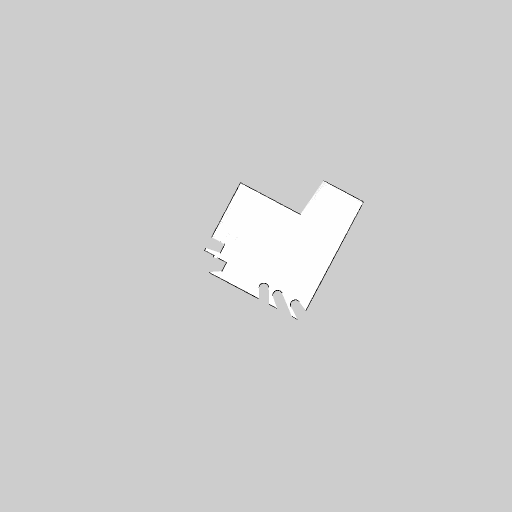
#> input picture robotican_komodo/java/IAEA_Challenge/bin/currmap/test3.pgm, 1024 x 1024 px, given in place of the camera (shown at 1/2 size)
$ python detect_shapes.py   (Python 2 division)   (older library calls are emulated)
#> lines starting #> are read from the running program, lines starting #| are printed output that depends on the picture; after the words box and inside, x2 and y2 are one past the last pixel; in counts of white or black regions, pixels touching at a corner belong together
### robotican_komodo/scripts/shape-detection/pyimagesearch/shapedetector.py
# import the necessary packages
import cv2

class ShapeDetector:
	def __init__(self):
		pass

	def detect(self, c):
		# initialize the shape name and approximate the contour
		shape = "unidentified"
		peri = cv2.arcLength(c, True)
		approx = cv2.approxPolyDP(c, 0.04 * peri, True)

		# if the shape is a triangle, it will have 3 vertices
		if len(approx) == 3:
			shape = "triangle"

		# if the shape has 4 vertices, it is either a square or
		# a rectangle
		elif len(approx) == 4:
			# compute the bounding box of the contour and use the
			# bounding box to compute the aspect ratio
			(x, y, w, h) = cv2.boundingRect(approx)
			ar = w / float(h)

			# a square will have an aspect ratio that is approximately
			# equal to one, otherwise, the shape is a rectangle
			shape = "square" if ar >= 0.95 and ar <= 1.05 else "rectangle"

		# if the shape is a pentagon, it will have 5 vertices
		elif len(approx) == 5:
			shape = "pentagon"

		# otherwise, we assume the shape is a circle
		else:
			shape = "circle"

		# return the name of the shape
		return shape

### robotican_komodo/scripts/shape-detection/detect_shapes.py
# USAGE
# python detect_shapes.py --image shapes_and_colors.png

# import the necessary packages
from pyimagesearch.shapedetector import ShapeDetector
import argparse
import imutils
import cv2
import numpy as np

import time
# construct the argument parse and parse the arguments
#ap = argparse.ArgumentParser()
#ap.add_argument("-i", "--image", required=True,
#	help="path to the input image")
#	args = vars(ap.parse_args())

# load the image and resize it to a smaller factor so that
# the shapes can be approximated better
#image = cv2.imread(args["image"])
#resized = imutils.resize(image, width=300)
#ratio = image.shape[0] / float(resized.shape[0])

# convert the resized image to grayscale, blur it slightly,
# and threshold it
#gray = cv2.cvtColor(resized, cv2.COLOR_BGR2GRAY)
#blurred = cv2.GaussianBlur(gray, (5, 5), 0)
#thresh = cv2.threshold(blurred, 60, 255, cv2.THRESH_BINARY)[1]

# find contours in the thresholded image and initialize the
# shape detector
#cnts = cv2.findContours(thresh.copy(), cv2.RETR_EXTERNAL,
#	cv2.CHAIN_APPROX_SIMPLE)
#cnts = cnts[0] if imutils.is_cv2() else cnts[1]
#sd = ShapeDetector()
camera = cv2.VideoCapture(0)
def get_image():
 # read is the easiest way to get a full image out of a VideoCapture object.
 retval, im = camera.read()
#> im is the input picture: shape (1024, 1024, 3); min 0, max 254, mean 206.9
 return im
# loop over the contours


while True:
  image = get_image()
  resized = imutils.resize(image, width=300)
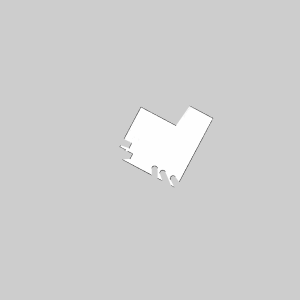
#> resized: shape (300, 300, 3); min 100, max 254, mean 206.9
  ratio = image.shape[0] / float(resized.shape[0])
#> ratio = 3.41
  gray = cv2.cvtColor(resized, cv2.COLOR_BGR2GRAY)
  blurred = cv2.GaussianBlur(gray, (5, 5), 0)
  thresh = cv2.threshold(blurred, 130, 200, cv2.THRESH_BINARY)[1]
#> thresh: shape (300, 300); every value is 200
  cnts = cv2.findContours(thresh.copy(), cv2.RETR_EXTERNAL,cv2.CHAIN_APPROX_SIMPLE)
#> cnts = 1 contour; box (x1, y1, x2, y2) and area: (0, 0, 300, 300) 89401
  cnts = cnts[0] if imutils.is_cv2() else cnts[1]
#> cnts = [[[0, 0], [0, 299], [299, 299], [299, 0]]]
  sd = ShapeDetector()

  #cv2.waitKey(0)
  for c in cnts:
	# compute the center of the contour, then detect the name of the
	# shape using only the contour
	M = cv2.moments(c)
	#print M
	#cv2.waitKey(0)
	if M["m00"]!=0:
	  cX = int((M["m10"] / M["m00"]) * ratio)
	  cY = int((M["m01"] / M["m00"]) * ratio)
	else:
	  continue
	shape = sd.detect(c)

	# multiply the contour (x, y)-coordinates by the resize ratio,
	# then draw the contours and the name of the shape on the image
	c = c.astype("float")
	c *= ratio
	c = c.astype("int")
	cv2.drawContours(image, [c], -1, (0, 255, 0), 2)
	cv2.putText(image, shape+" "+str(M["m00"]), (cX, cY), cv2.FONT_HERSHEY_SIMPLEX,
		0.5, (255, 255, 255), 2)
	cv2.imshow("Image", image)
#> this loop made 1 pass
#> (c, cX, cY, shape, peri in detect, approx in detect, x in detect, y in detect) on pass 1: ([[0, 0], [0, 1020], [1020, 1020], [1020, 0]], 510, 510, 'square', 1196, [[0, 0], [0, 299], [299, 299], [299, 0]], 0, 0)
#> pass 1, `cv2.imshow("Image", image)`:
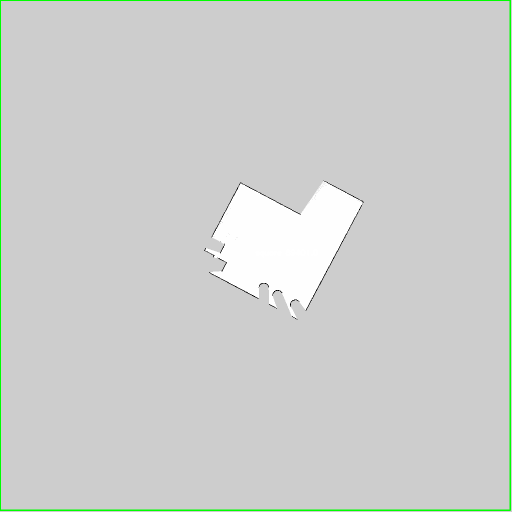
#> window 'Image': shape (1024, 1024, 3) (shown at 1/2 size); mean B, G, R 205, 207.4, 205

	# show the output image

	#cv2.waitKey(0)
  if cv2.waitKey(1) == 27:
#> (key Esc is pressed here)
    break  # esc to quit

$ run again, on robotican_komodo/java/IAEA_Challenge/bin/currmap/currMap.pgm
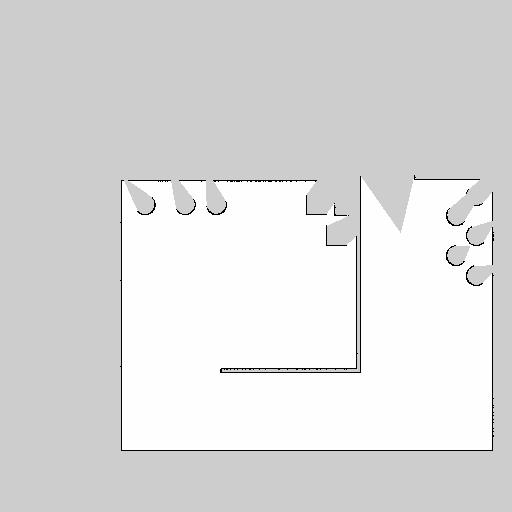
#> input picture robotican_komodo/java/IAEA_Challenge/bin/currmap/currMap.pgm, 512 x 512 px, given in place of the camera
#> in get_image, im is the input picture: shape (512, 512, 3); min 0, max 254, mean 220.1
#> `blurred = cv2.GaussianBlur(gray, (5, 5), 0)`:
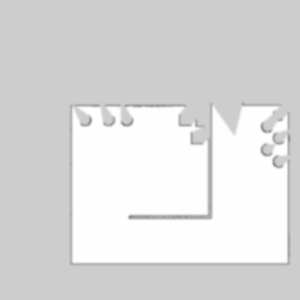
#> blurred: shape (300, 300); min 138, max 254, mean 220.1
#> thresh: shape (300, 300); every value is 200
#> `cnts = cv2.findContours(thresh.copy(), cv2.RETR_EXTERNAL,cv2.CHAIN_APP..`: cnts = 1 contour; box (x1, y1, x2, y2) and area: (0, 0, 300, 300) 89401
#> `cnts = cnts[0] if imutils.is_cv2() else cnts[1]`: cnts = [[[0, 0], [0, 299], [299, 299], [299, 0]]]
#> the loop `for c in cnts:` made 1 pass
#> (c, cX, cY, shape, peri in detect, approx in detect, x in detect, y in detect) on pass 1: ([[0, 0], [0, 510], [510, 510], [510, 0]], 255, 255, 'square', 1196, [[0, 0], [0, 299], [299, 299], [299, 0]], 0, 0)
#> pass 1, `cv2.imshow("Image", image)`:
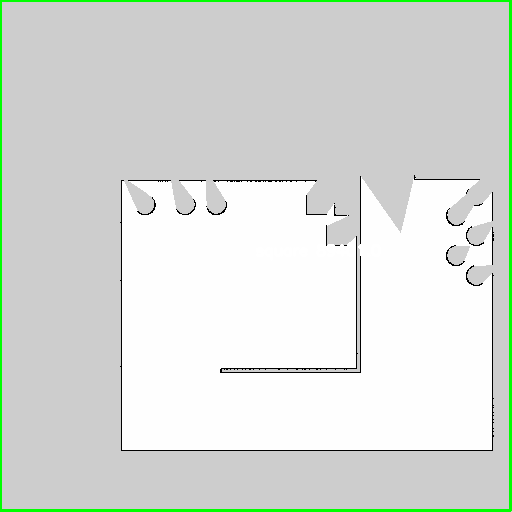
#> window 'Image': shape (512, 512, 3); mean B, G, R 216.2, 221.1, 216.2
